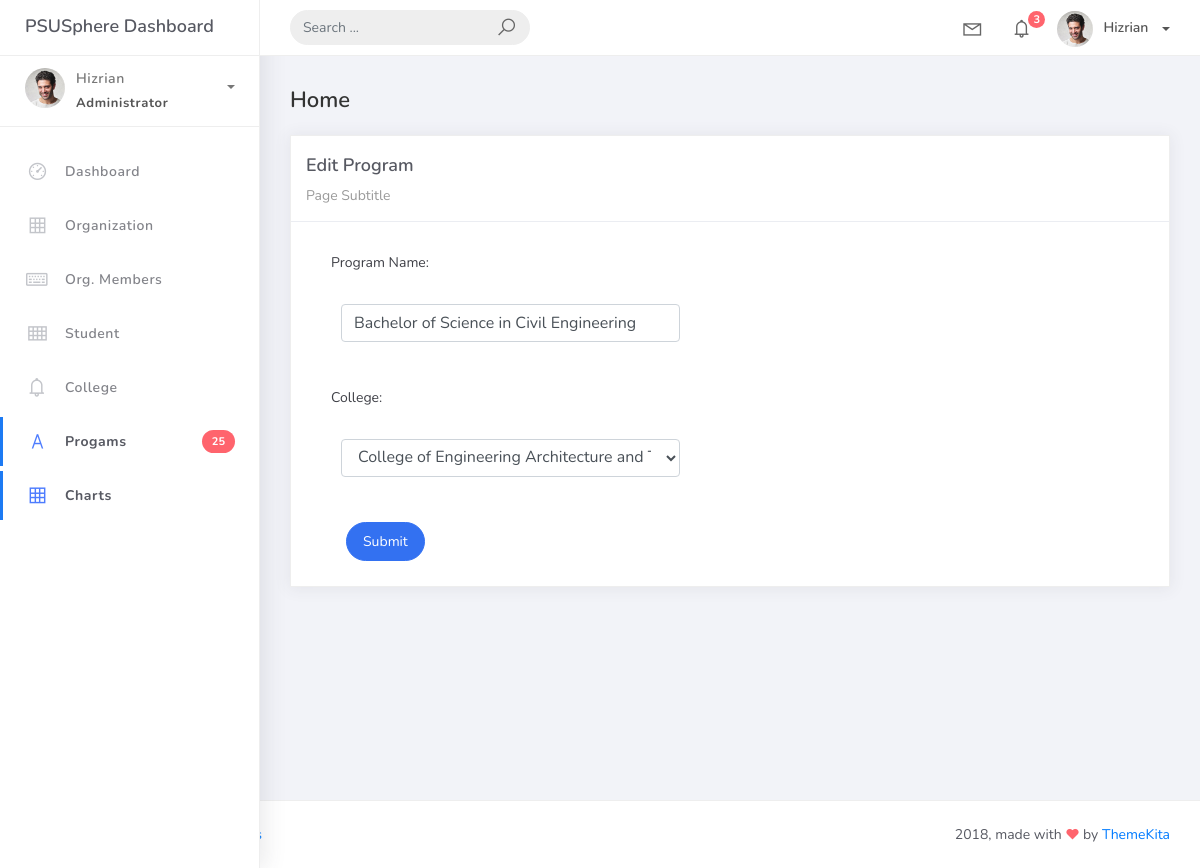
Page /program_list/2 on the earlier database version.
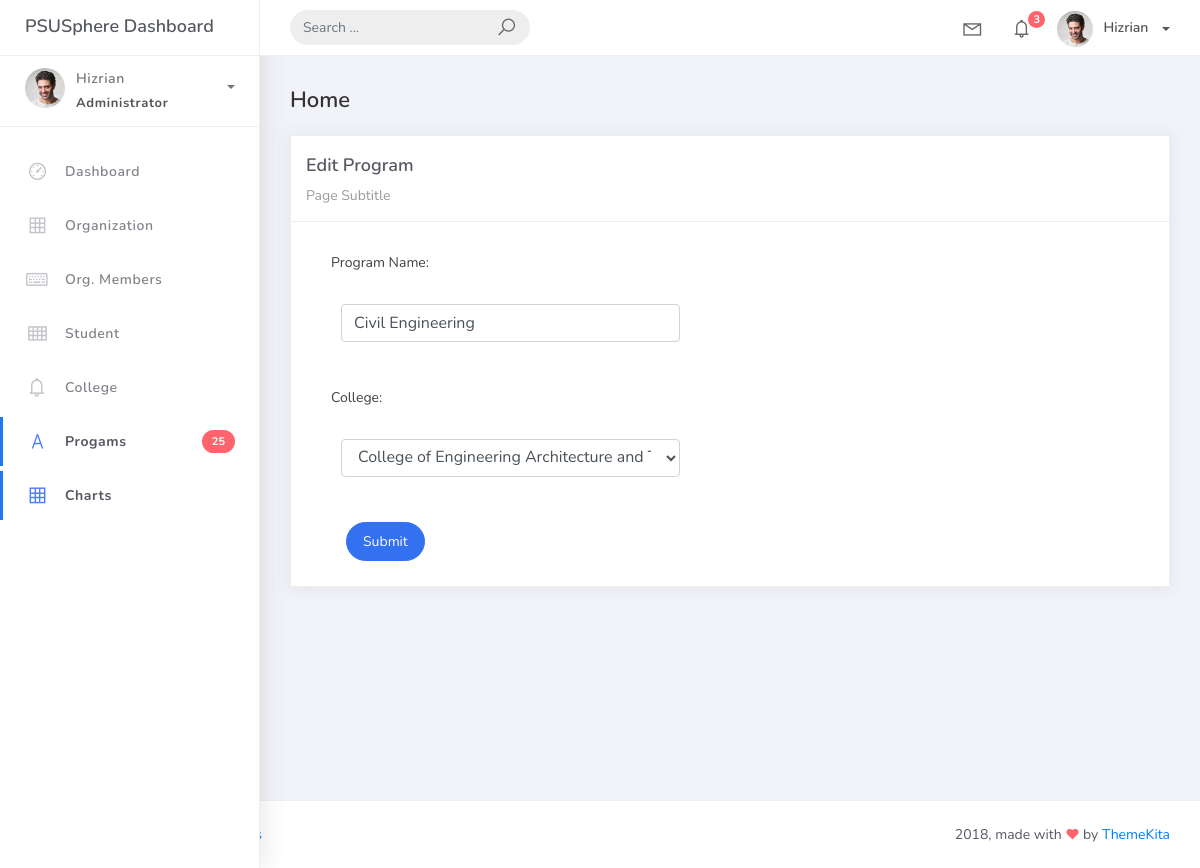
Same page on the later database version.
### studentorg/models.py (models this page shows, shortened)
class BaseModel(models. Model):
    created_at = models.DateTimeField(auto_now_add=True, db_index=True)
    updated_at = models.DateTimeField(auto_now=True)
    class Meta:
        abstract = True

class Program(BaseModel):
    prog_name = models.CharField(max_length=150)
    college = models.ForeignKey(College, on_delete=models.CASCADE)

### studentorg/views.py (the view)
# urls.py: path('program_list/<pk>', ProgramUpdateView.as_view(), name='program-update'),
class ProgramUpdateView(UpdateView):
    model = Program
    form_class = ProgramForm
    template_name = "program_edit.html"
    success_url = reverse_lazy('program-list')

### studentorg/forms.py
class ProgramForm(ModelForm):
    class Meta:
        model = Program
        fields = "__all__"
        labels = {
            'prog_name': 'Program Name',
            'college': 'College',
        }

### studentorg/models.py (called while the page is built)
    def __str__(self):
        return self.college_name

### templates/program_edit.html (shortened to what this page needs)
{% extends 'base.html' %} {% load static %} {% block content %}
<div class="content">
    <div class="container-fluid">
        <h4 class="page-title">Home</h4>
        <div class="row">
            <div class="col-md-12">
                <div class="card">
                    <div class="card-header">
                        <div class="card-title">Edit Program</div>
                        <div class="card-category">Page Subtitle</div>
                    </div>
                    <div class="col-md-6">
                    <div class="card-body">
                        <form action="" method="post" novalidate>
                            {% csrf_token %} {% include 'includes/form.html' %}
                                <div class="form-group">
                                    <div class="col-md-12 col-sm-3">
                                        <button type="submit" class="btn btn-primary btn-rounded">Submit</button>
                                    </div>
                                </div>
                            </div>
                    </div>
                    </div>
                </div>
            </div>
        </div>
    </div>
</div>
{% endblock %}

### templates/includes/form.html (shortened to what this page needs)
{% load widget_tweaks %}
{% for field in form %}
<div class="field item form-group">
    <label>{{ field.label_tag }}</label>
    <div class="form-group">
        {% render_field field class="form-control" %}
    </div>
</div>
{% endfor %}

Differences in the rows shown:
changed Program "College of Engineering Architecture and Technology": prog_name "Bachelor of Science in Civil Engineering" → "Civil Engineering"
